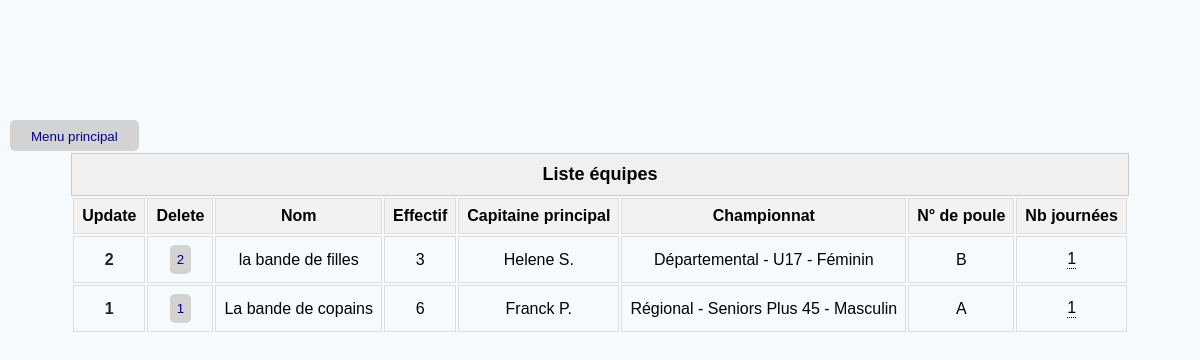
The page /teams on the database its author committed.
### TennisModel.py (models this page shows, shortened)
class Team(db.Model):
    __tablename__ = 'team'
    id = db.Column(db.Integer, primary_key=True, autoincrement=True)
    name = db.Column(db.String(20), unique=True, nullable=False)
    captainId = db.Column(db.Integer, db.ForeignKey('player.id'))
    poolId = db.Column(db.Integer, db.ForeignKey('pool.id'))
    players = relationship('Player', secondary=player_team_association, back_populates='teams')  # Correction ici
    @property
    def championship_name(self):
        return self.pool.championship.name if self.pool else None
    @property
    def match_days(self):
        return Matchday.query.filter_by(poolId=self.poolId).all()
    @property
    def pool(self):
        return Pool.query.get(self.poolId) if self.poolId else None
    @property
    def captainName(self):
        is_captain = [p for p in self.players if p.id == self.captainId]
        return is_captain[0].name if is_captain else None

class License(db.Model):
    __tablename__ = 'license'
    id = db.Column(db.Integer, primary_key=True)
    firstName = db.Column(db.String(20), nullable=False)
    lastName = db.Column(db.String(20), nullable=False)
    letter = db.Column(db.String(1), nullable=False)
    year = db.Column(db.Integer, nullable=False)  # Année de la licence
    gender = db.Column(db.Integer, nullable=False)  # Champ masculin/féminin (0 pour masculin, 1 pour féminin, 2 pour mixte)
    rankingId = db.Column(db.Integer, ForeignKey('ranking.id'), nullable=False)
    ranking = relationship('Ranking', foreign_keys=[rankingId], back_populates='license')
    rankings = relationship('Ranking', back_populates='license', foreign_keys=[rankingId])
    players = relationship('Player', back_populates='license')

class Championship(db.Model):
    __tablename__ = 'championship'
    id = db.Column(db.Integer, primary_key=True)
    startDate = db.Column(db.Date, nullable=False)
    endDate = db.Column(db.Date, nullable=False)
    singlesCount = db.Column(db.Integer, nullable=False)
    doublesCount = db.Column(db.Integer, nullable=False)
    divisionId = db.Column(db.Integer, db.ForeignKey('division.id'))  # Ajout de la clé étrangère vers la division
    division = relationship('Division')  # Relation avec la division
    pools = relationship('Pool', back_populates='championship')  # Relation avec les poules du championnat
    @property
    def name(self):
        division = Division.query.get(self.divisionId)
        return f'{division.name}'

class Division(db.Model):
    __tablename__ = 'division'
    id = db.Column(db.Integer, primary_key=True)
    type = db.Column(db.Integer, nullable=False)  # Champ National/Prenational/Regional/Departmental
    number = db.Column(db.Integer, nullable=True)  # Niveau de division dans la catégorie définie dans type
    gender = db.Column(db.Integer, nullable=False)  # Champ masculin/féminin (0 pour masculin, 1 pour féminin, 2 pour mixte)
    ageCategoryId = db.Column(db.Integer, db.ForeignKey('age_category.id'), nullable=False)
    ageCategory = relationship('AgeCategory')
    @property
    def name(self) -> str:
        categories = {0: 'National', 1: 'Prénational', 2: 'Régional', 3: 'Départemental'}
        gender = {0: 'Masculin', 1: 'Féminin', 2: 'Mixte'}
        level = f' {self.number}' if self.number else ''
        return f'{categories[self.type]}{level} - {self.ageCategory} - {gender[self.gender]}'

class AgeCategory(db.Model):
    __tablename__ = 'age_category'
    id = db.Column(db.Integer, primary_key=True)
    type = db.Column(db.Integer, nullable=False)  # Champ Jeunes/Seniors/Vétérans (0 pour jeunes, 1 pour seniors, 2 pour vétérans)
    minAge = db.Column(db.Integer, nullable=False)
    maxAge = db.Column(db.Integer, nullable=False)
    @property
    def name(self) -> str:
        categories = {0: 'Jeunes', 1: 'Seniors', 2: 'Seniors Plus'}
        if self.type == 0:
            return f'U{self.minAge}'
        elif self.type == 1:
            return categories[self.type]
        else:
            return f'{categories[self.type]} {self.minAge}'
    def __repr__(self):
        return f'{self.name}'

class Pool(db.Model):
    __tablename__ = 'pool'
    id = db.Column(db.Integer, primary_key=True, autoincrement=True)
    letter = db.Column(db.String(1), nullable=True)
    championshipId = db.Column(db.Integer, ForeignKey('championship.id'))
    championship = relationship('Championship', back_populates='pools')
    matchdays = relationship('Matchday', back_populates='pool')
    matches = relationship('Match', back_populates='pool')

### flask_app.py (the view)
@app.route('/teams')
def show_teams():
    teams = Team.query.order_by(desc(Team.name)).all()
    return render_template('teams.html', teams=teams)

### TennisModel.py (called while the page is built)
    @property
    def name(self):
        return f'{self.license.firstName} {self.license.lastName[0]}.'

### flask_app.py (called while the page is built)
@app.before_request
def create_tables():
    db.create_all()

### templates/teams.html (shortened to what this page needs)
{% extends 'base.html' %}
{% block main %}
<main>
    {% if teams %}
    <table class="teams">
        <caption class="table-caption">Liste équipes</caption>
        <thead>
        <tr>
            <th>Update</th>
            <th>Delete</th>
            <th>Nom</th>
            <th>Effectif</th>
            <th>Capitaine principal</th>
            <th>Championnat</th>
            <th>N° de poule</th>
            <th>Nb journées</th>
        </tr>
        </thead>
        {% for team in teams %}
        <tr>
            <td><a href="{{ url_for('update_team', id=team.id) }}">{{team.id}}</a></td>
            <td><button onclick="confirmDelete({{ team.id }})">{{team.id}}</button></td>
            <td>{{ team.name }}</td>
            <td>{{ team.players|length }}</td>
            <td>{{ team.captainName or 'Pas de capitaine défini!' }}</td>
            <td>{{ team.championship_name }}</td>
            <td>{{ team.pool.letter or 'Pas de poule définie!' }}</td>
            <td>
                <div class="tooltip" onclick="toggleTooltip(this)">
                    {{ team.match_days|length}}
                </div>
            </td>
        </tr>
        {% endfor %}
    </table>
    {% else %}
    <p style="font-size: 16px; text-align: center;">Pas d'équipe enregistrée ✌️</p>
    {% endif %}
</main>
{% endblock main %}

### static/css/style.css (style rules this page uses)
body { background-color: #F7FAFC; justify-content: center; margin-top: 10%; font-family: Arial, Helvetica, sans-serif; }
a { color: #1E1E2D; font-size: 16px; font-weight: 600; text-decoration: none; }
button { color: darkblue; background-color: lightgray; padding: 7px; border: none; border-radius: 5px; border-collapse: collapse; }
main { display: grid; justify-items: center; }
th, td { border: 1px solid #ddd; padding: 8px; text-align: center; }
th { background-color: #f2f2f2; }
.table-caption { font-weight: bold; font-size: 18px; padding: 10px; border: 1px solid #ccc; background-color: #f0f0f0; }
.tooltip { position: relative; display: inline-block; border-bottom: 1px dotted black; }

### rows shown on the page
Team: id "2", name "la bande de filles", players|length "3", captainId.lastName "Helene S.", championship_name "Départemental - U17 - Féminin", pool "B", match_days|length "1"
Team: id "1", name "La bande de copains", players|length "6", captainId.lastName "Franck P.", championship_name "Régional - Seniors Plus 45 - Masculin", pool "A", match_days|length "1"
